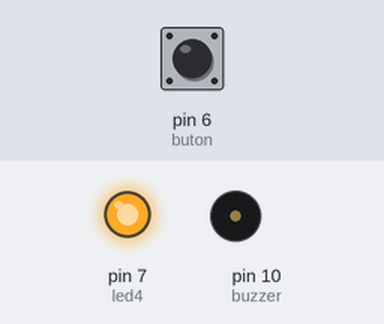
A sketch run on a simulated Arduino Uno, built with avr-gcc and run on an emulated ATmega328P. On the bench: output pins drawn as LEDs (lit = HIGH), buzzer (waves = sounding, pin HIGH). The test bench sets the inputs (shaded band); at power-on: pin 6 (buton) LOW. What the sketch prints to the serial monitor is not drawn.

Above: at 1.2 s.
1.3 s: pin 6 (buton) pulled HIGH for 0.15 s
At 1.38 s:
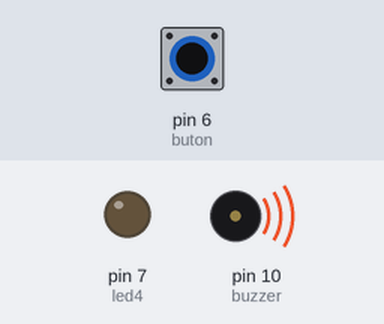
2.9 s: pin 6 (buton) pulled HIGH for 3.2 s
At 6.4 s:
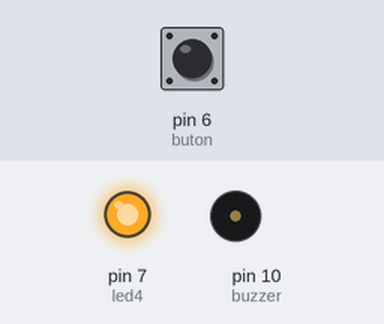
Timing chart, 0 to 7.9 s (numbered marks = the images above; inputs shaded):
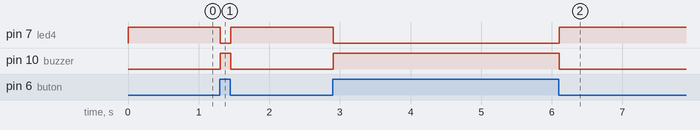

The sketch:

deneme.ino
```cpp
#define buton 6
#define led4 7
#define buzzer 10
int butondurum = 0 ;
void setup() {
  pinMode(buton,INPUT);
  pinMode(led4, OUTPUT);
  pinMode(buzzer,OUTPUT);
  Serial.begin(9600);
}
void loop() {
  butondurum = digitalRead(buton);
  Serial.println(butondurum);
  if (butondurum == 1){
    digitalWrite(led4,LOW);
    digitalWrite(buzzer,HIGH);
    }
  else {
    digitalWrite(led4,HIGH);
    digitalWrite(buzzer,LOW);
}
}
```

Measured:
- after the input at 1.3 s, pin 7 (led4): HIGH → LOW at once, → HIGH 0.15 s later; pin 10 (buzzer): LOW → HIGH at once, → LOW 0.15 s later
- after the input at 2.9 s, pin 7 (led4): HIGH → LOW at once, → HIGH 3.2 s later; pin 10 (buzzer): LOW → HIGH at once, → LOW 3.2 s later
